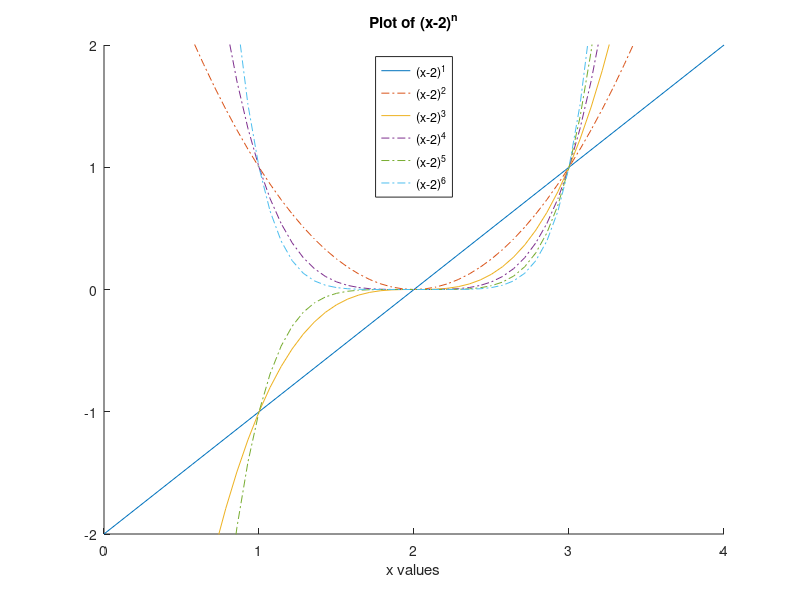

Write MATLAB code to recreate this figure.
hold on
for n=1:6
    r=randi([1 4],1,1);
    f=@(x) (x-2).^n;
    if r==1 
        fplot(f,[0 4])
    elseif r==2
        fplot(f,[0 4],'--')
    elseif r==2
        fplot(f,[0 4],':')
    else
        fplot(f,[0 4],'-.')
    end
end
title("Plot of (x-2)^n")
xlabel("x values")
ylim([-2 2])
legend({'(x-2)^1','(x-2)^2','(x-2)^3','(x-2)^4','(x-2)^5','(x-2)^6'},'Location','north')
hold off